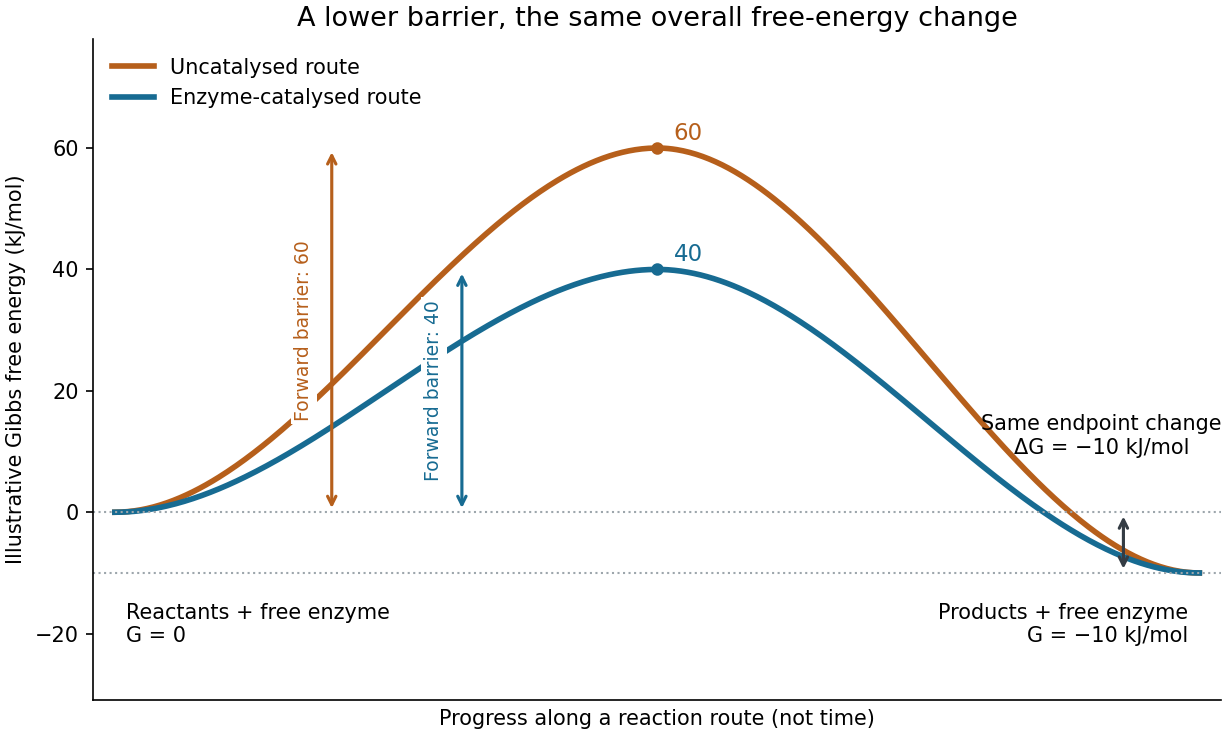

Recreate this plot in Python.
"""Draw illustrative catalytic free-energy barriers; write basename.png in cwd.

Uses the repository's Python 3.14, NumPy and Matplotlib dependencies.
The curves are constructed schematics, not fitted molecular data.
"""

from pathlib import Path

import matplotlib

matplotlib.use("Agg")
import matplotlib.pyplot as plt
import numpy as np


def profile(x, peak):
    """Smooth each half between G(S)=0, G(peak)=peak, G(P)=-10."""
    t = np.where(x <= 0.5, 2 * x, 2 * x - 1)
    smooth = t**2 * (3 - 2 * t)
    return np.where(x <= 0.5, peak * smooth, peak + (-10 - peak) * smooth)


def main():
    x = np.linspace(0, 1, 501)
    orange, blue = "#b65f1b", "#176b92"
    fig, ax = plt.subplots(figsize=(8.2, 4.9), layout="constrained")
    fig.set_facecolor("white")
    ax.set_facecolor("white")
    for peak, color, label in [
        (60, orange, "Uncatalysed route"),
        (40, blue, "Enzyme-catalysed route"),
    ]:
        ax.plot(x, profile(x, peak), color=color, lw=2.7, label=label)
        ax.plot(0.5, peak, "o", color=color, ms=5)
        ax.annotate(f"{peak}", (0.5, peak), xytext=(8, 4),
                    textcoords="offset points", color=color, fontsize=11)
    for value in [0, -10]:
        ax.axhline(value, color="#9da6ac", ls=":", lw=1)
    for xpos, peak, color, label in [
        (0.20, 60, orange, "Forward barrier: 60"),
        (0.32, 40, blue, "Forward barrier: 40"),
    ]:
        ax.annotate("", (xpos, peak), (xpos, 0),
                    arrowprops={"arrowstyle": "<->", "color": color, "lw": 1.5})
        ax.text(xpos - 0.017, peak / 2, label, rotation=90,
                ha="right", va="center", color=color, fontsize=9,
                bbox={"facecolor": "white", "edgecolor": "none", "pad": 1.5})
    ax.annotate("", (0.93, 0), (0.93, -10),
                arrowprops={"arrowstyle": "<->", "color": "#343c44", "lw": 1.5})
    ax.text(0.91, 9, "Same endpoint change\nΔG = −10 kJ/mol", ha="center",
            va="bottom", fontsize=10)
    ax.text(0.01, -15, "Reactants + free enzyme\nG = 0", ha="left", va="top", fontsize=10)
    ax.text(0.99, -15, "Products + free enzyme\nG = −10 kJ/mol", ha="right", va="top", fontsize=10)
    ax.set(xlim=(-0.02, 1.02), ylim=(-31, 78), xticks=[],
           ylabel="Illustrative Gibbs free energy (kJ/mol)",
           xlabel="Progress along a reaction route (not time)")
    ax.set_title("A lower barrier, the same overall free-energy change", fontsize=13)
    ax.legend(loc="upper left", frameon=False, fontsize=10)
    ax.spines[["top", "right"]].set_visible(False)
    fig.savefig(Path(Path(__file__).stem + ".png"), dpi=150,
                facecolor="white", transparent=False)
    plt.close(fig)
    print("Illustrative forward barriers: 60, 40 kJ/mol; reverse: 70, 50; ΔG: −10")


if __name__ == "__main__":
    main()
